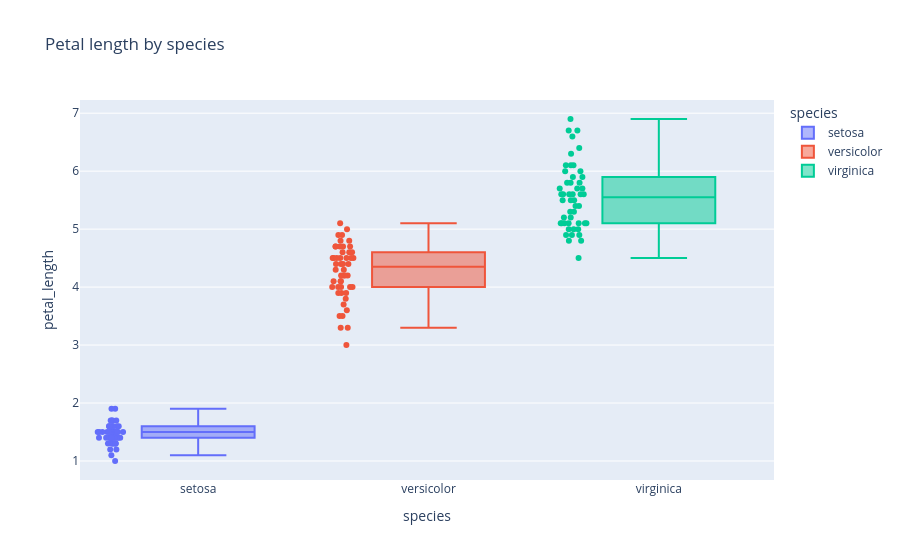

Here is the notebook cell this chart was saved with:
### Markdown cell above
### 2.5 Box plot

Good for comparing distributions across categories. `points="all"` overlays the raw data.

### Code cell
fig = px.box(
    iris,
    x="species",
    y="petal_length",
    color="species",
    points="all",
    title="Petal length by species",
)
fig.show()

### Figure 1 — Plotly figure (JSON) as saved in the notebook; plotly's stock layout.template omitted (floating-point values rounded to 4 significant figures)
{"data": [{"alignmentgroup": "True", "boxpoints": "all", "hovertemplate": "species=%{x}<br>petal_length=%{y}<extra></extra>", "legendgroup": "setosa", "marker": {"color": "#636efa"}, "name": "setosa", "notched": false, "offsetgroup": "setosa", "orientation": "v", "showlegend": true, "type": "box", "x": ["setosa", "setosa", "setosa", "setosa", "setosa", "setosa", "setosa", "setosa", "setosa", "setosa", "setosa", "setosa", "setosa", "setosa", "setosa", "setosa", "setosa", "setosa", "setosa", "setosa", "setosa", "setosa", "setosa", "setosa", "setosa", "setosa", "setosa", "setosa", "setosa", "setosa", "setosa", "setosa", "setosa", "setosa", "setosa", "setosa", "setosa", "setosa", "setosa", "setosa", "setosa", "setosa", "setosa", "setosa", "setosa", "setosa", "setosa", "setosa", "setosa", "setosa"], "x0": " ", "xaxis": "x", "y": [1.4, 1.4, 1.3, 1.5, 1.4, 1.7, 1.4, 1.5, 1.4, 1.5, 1.5, 1.6, 1.4, 1.1, 1.2, 1.5, 1.3, 1.4, 1.7, 1.5, 1.7, 1.5, 1.0, 1.7, 1.9, 1.6, 1.6, 1.5, 1.4, 1.6, 1.6, 1.5, 1.5, 1.4, 1.5, 1.2, 1.3, 1.5, 1.3, 1.5, 1.3, 1.3, 1.3, 1.6, 1.9, 1.4, 1.6, 1.4, 1.5, 1.4], "y0": " ", "yaxis": "y"}, {"alignmentgroup": "True", "boxpoints": "all", "hovertemplate": "species=%{x}<br>petal_length=%{y}<extra></extra>", "legendgroup": "versicolor", "marker": {"color": "#EF553B"}, "name": "versicolor", "notched": false, "offsetgroup": "versicolor", "orientation": "v", "showlegend": true, "type": "box", "x": ["versicolor", "versicolor", "versicolor", "versicolor", "versicolor", "versicolor", "versicolor", "versicolor", "versicolor", "versicolor", "versicolor", "versicolor", "versicolor", "versicolor", "versicolor", "versicolor", "versicolor", "versicolor", "versicolor", "versicolor", "versicolor", "versicolor", "versicolor", "versicolor", "versicolor", "versicolor", "versicolor", "versicolor", "versicolor", "versicolor", "versicolor", "versicolor", "versicolor", "versicolor", "versicolor", "versicolor", "versicolor", "versicolor", "versicolor", "versicolor", "versicolor", "versicolor", "versicolor", "versicolor", "versicolor", "versicolor", "versicolor", "versicolor", "versicolor", "versicolor"], "x0": " ", "xaxis": "x", "y": [4.7, 4.5, 4.9, 4.0, 4.6, 4.5, 4.7, 3.3, 4.6, 3.9, 3.5, 4.2, 4.0, 4.7, 3.6, 4.4, 4.5, 4.1, 4.5, 3.9, 4.8, 4.0, 4.9, 4.7, 4.3, 4.4, 4.8, 5.0, 4.5, 3.5, 3.8, 3.7, 3.9, 5.1, 4.5, 4.5, 4.7, 4.4, 4.1, 4.0, 4.4, 4.6, 4.0, 3.3, 4.2, 4.2, 4.2, 4.3, 3.0, 4.1], "y0": " ", "yaxis": "y"}, {"alignmentgroup": "True", "boxpoints": "all", "hovertemplate": "species=%{x}<br>petal_length=%{y}<extra></extra>", "legendgroup": "virginica", "marker": {"color": "#00cc96"}, "name": "virginica", "notched": false, "offsetgroup": "virginica", "orientation": "v", "showlegend": true, "type": "box", "x": ["virginica", "virginica", "virginica", "virginica", "virginica", "virginica", "virginica", "virginica", "virginica", "virginica", "virginica", "virginica", "virginica", "virginica", "virginica", "virginica", "virginica", "virginica", "virginica", "virginica", "virginica", "virginica", "virginica", "virginica", "virginica", "virginica", "virginica", "virginica", "virginica", "virginica", "virginica", "virginica", "virginica", "virginica", "virginica", "virginica", "virginica", "virginica", "virginica", "virginica", "virginica", "virginica", "virginica", "virginica", "virginica", "virginica", "virginica", "virginica", "virginica", "virginica"], "x0": " ", "xaxis": "x", "y": [6.0, 5.1, 5.9, 5.6, 5.8, 6.6, 4.5, 6.3, 5.8, 6.1, 5.1, 5.3, 5.5, 5.0, 5.1, 5.3, 5.5, 6.7, 6.9, 5.0, 5.7, 4.9, 6.7, 4.9, 5.7, 6.0, 4.8, 4.9, 5.6, 5.8, 6.1, 6.4, 5.6, 5.1, 5.6, 6.1, 5.6, 5.5, 4.8, 5.4, 5.6, 5.1, 5.1, 5.9, 5.7, 5.2, 5.0, 5.2, 5.4, 5.1], "y0": " ", "yaxis": "y"}], "layout": {"boxmode": "overlay", "legend": {"title": {"text": "species"}, "tracegroupgap": 0}, "title": {"text": "Petal length by species"}, "xaxis": {"anchor": "y", "categoryarray": ["setosa", "versicolor", "virginica"], "categoryorder": "array", "domain": [0, 1], "title": {"text": "species"}}, "yaxis": {"anchor": "x", "domain": [0, 1], "title": {"text": "petal_length"}}}}
